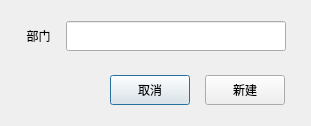
<?xml version="1.0" encoding="UTF-8"?>
<ui version="4.0">
 <class>DialogNewDepartment</class>
 <widget class="QDialog" name="DialogNewDepartment">
  <property name="geometry">
   <rect>
    <x>0</x>
    <y>0</y>
    <width>311</width>
    <height>126</height>
   </rect>
  </property>
  <property name="windowTitle">
   <string>新建部门</string>
  </property>
  <layout class="QGridLayout" name="gridLayout">
   <property name="verticalSpacing">
    <number>14</number>
   </property>
   <item row="0" column="0">
    <layout class="QHBoxLayout" name="horizontalLayout_2" stretch="1,4">
     <property name="leftMargin">
      <number>0</number>
     </property>
     <property name="rightMargin">
      <number>14</number>
     </property>
     <item>
      <widget class="QLabel" name="label">
       <property name="minimumSize">
        <size>
         <width>0</width>
         <height>30</height>
        </size>
       </property>
       <property name="text">
        <string>部门</string>
       </property>
       <property name="alignment">
        <set>Qt::AlignCenter</set>
       </property>
      </widget>
     </item>
     <item>
      <widget class="QLineEdit" name="lineEdit">
       <property name="minimumSize">
        <size>
         <width>0</width>
         <height>30</height>
        </size>
       </property>
      </widget>
     </item>
    </layout>
   </item>
   <item row="1" column="0">
    <layout class="QHBoxLayout" name="horizontalLayout">
     <property name="spacing">
      <number>15</number>
     </property>
     <property name="leftMargin">
      <number>0</number>
     </property>
     <property name="rightMargin">
      <number>15</number>
     </property>
     <item>
      <spacer name="horizontalSpacer">
       <property name="orientation">
        <enum>Qt::Horizontal</enum>
       </property>
       <property name="sizeHint" stdset="0">
        <size>
         <width>40</width>
         <height>20</height>
        </size>
       </property>
      </spacer>
     </item>
     <item>
      <widget class="QPushButton" name="pushButton_cancle">
       <property name="minimumSize">
        <size>
         <width>0</width>
         <height>30</height>
        </size>
       </property>
       <property name="text">
        <string>取消</string>
       </property>
      </widget>
     </item>
     <item>
      <widget class="QPushButton" name="pushButton__ok">
       <property name="minimumSize">
        <size>
         <width>0</width>
         <height>30</height>
        </size>
       </property>
       <property name="text">
        <string>新建</string>
       </property>
      </widget>
     </item>
    </layout>
   </item>
  </layout>
 </widget>
 <resources/>
 <connections/>
</ui>
